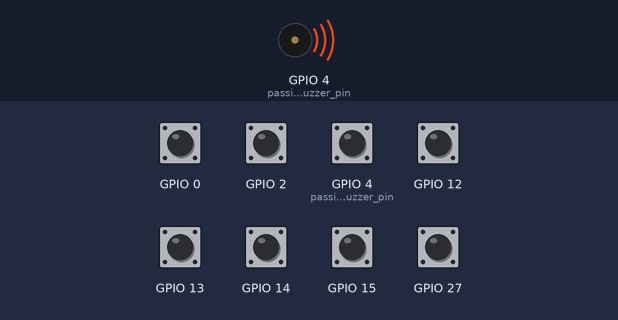
Bench run of a sketch on a simulated ESP32. Shown: buzzer (waves = sounding). The test bench sets the inputs (shaded band); at power-on: GPIO 0, GPIO 2, GPIO 4 (passive_buzzer_pin), GPIO 12–15, GPIO 27 HIGH.

Above: at 0.05 s.
Timing chart, 0 to 3.0 s (numbered marks = the images above):
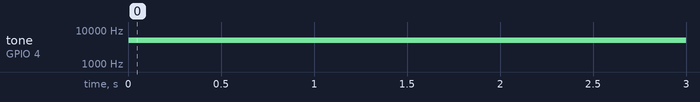

The sketch:

piano.ino
```cpp
// Define musical note frequencies
#define NOTE_C4 262
#define NOTE_D4 294
#define NOTE_E4 330
#define NOTE_F4 349
#define NOTE_G4 392
#define NOTE_A5 440
#define NOTE_B5 494
#define NOTE_C5 523

int threshold = 30;
int TONE_CHANNEL = 0;
int passive_buzzer_pin = 4;

void setup() {
 ledcAttachPin(4, TONE_CHANNEL);
}

void loop() {

  int c_4 = touchRead(T0);
  int d_4 = touchRead(T1);
  int e_4 = touchRead(T2);
  int f_4 = touchRead(T3);
  int g_4 = touchRead(T4);
  int a_5 = touchRead(T5);
  int b_5 = touchRead(T6);
  int c_5 = touchRead(T7);

  if (c_4 < threshold) {
    play_frequency(TONE_CHANNEL, NOTE_C4);
  }
  else if (d_4 < threshold) {
    play_frequency(TONE_CHANNEL, NOTE_D4);
  }
  else if (e_4 < threshold) {
    play_frequency(TONE_CHANNEL, NOTE_E4);
  }
  else if (f_4 < threshold) {
    play_frequency(TONE_CHANNEL, NOTE_F4);
  }
  else if (g_4 < threshold) {
    play_frequency(TONE_CHANNEL, NOTE_G4);
  }
  else if (a_5 < threshold) {
    play_frequency(TONE_CHANNEL, NOTE_A5);
  }
  else if (b_5 < threshold) {
    play_frequency(TONE_CHANNEL, NOTE_B5);
  }
  else if (c_5 < threshold) {
    play_frequency(TONE_CHANNEL, NOTE_C5);
  }
  else {
    // If no key is being touched, turn the sound off.
    play_frequency(TONE_CHANNEL, 0);
  }
}

void play_frequency(int TONE_CHANNEL, int frequency){

  ledcSetup(TONE_CHANNEL, frequency, 8);
  ledcWriteTone(TONE_CHANNEL, frequency);

  for(int i = 255; i >= 50; i -= 5){
    ledcWrite(TONE_CHANNEL, i);
    delay(5);
  }
  ledcWrite(TONE_CHANNEL, 0);

}
```

Measured:
- by itself, tone on GPIO 4 (passive_buzzer_pin): silent → 5000 Hz at 0.01 s
